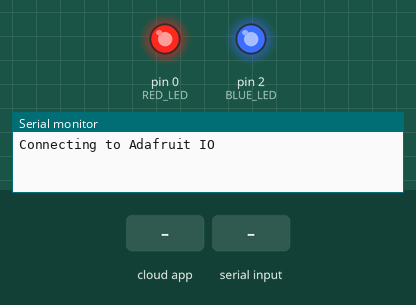
Bench run of a sketch on a simulated Arduino Uno, built for the host (arithmetic inside an expression is 32-bit, double 64-bit). On the bench: output pins drawn as LEDs (lit = HIGH), the last lines printed to the serial monitor. Inputs (shaded band) come from the test bench.

Above: at 0.1 s.
At 2.7 s:
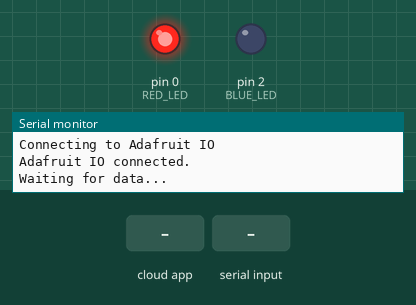
2.8 s: the phone or cloud app sets ifttt to 0
4.3 s: "1\n" received over the second serial link
Timing chart, 0 to 7.3 s (numbered marks = the images above; inputs shaded):
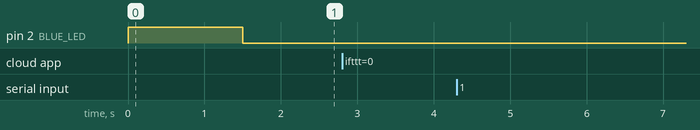

The sketch:

IOT_Prototyping_Huzzah.ino
```cpp
#include "config.h"
#include <SoftwareSerial.h>

#define RED_LED 0
#define BLUE_LED 2

SoftwareSerial mySerial( 14, 13 ); // RX, TX
String inputString = ""; // a string to hold incoming data
int len = 0;
boolean stringComplete = false;  // whether the string is complete

AdafruitIO_Feed *ifttt = io.feed( "ifttt" );
AdafruitIO_Feed *counter = io.feed( "counter" );

void setup() {
  pinMode( RED_LED, OUTPUT );
  digitalWrite( RED_LED, HIGH );
  pinMode( BLUE_LED, OUTPUT );
  digitalWrite( BLUE_LED, HIGH );

  Serial.begin( 115200 );
  Serial.print( "Connecting to Adafruit IO" );

  // connect to io.adafruit.com
  io.connect();

  // wait for a connection
  while ( io.status() < AIO_CONNECTED ) {
    Serial.print( "." );
    delay( 500 );
  }
  digitalWrite( BLUE_LED, LOW );

  // we are connected
  Serial.println();
  Serial.println( io.statusText() );

  ifttt->onMessage(handleIfttt);

  Serial.println( "Waiting for data..." );
  inputString.reserve( 200 ); // reserve a buffer in memory for 200 chars max
  mySerial.begin( 19200 );
}

void loop() {
  io.run();

  while ( mySerial.available() && !stringComplete ) {
    digitalWrite( RED_LED, LOW );
    char inChar = ( char ) mySerial.read();
    if ( inChar != '\n' ) {
      inputString += inChar;
      len ++;
    }
    else {
      stringComplete = true;
    }
  }

  if ( stringComplete ) {
    Serial.print( "sending -> " );
    Serial.println( inputString );
    char buf[ len ];
    inputString.toCharArray( buf, len );
    Serial.println( counter->save( buf ) );
    inputString = "";
    len = 0;
    stringComplete = false;
    digitalWrite( RED_LED, HIGH );
  }
}

void checkWifi() {
  if ( io.status() < AIO_CONNECTED ) {
    Serial.print( "Connecting to Adafruit IO" );

    // connect to io.adafruit.com
    io.connect();
    while ( io.status() < AIO_CONNECTED ) {
      Serial.print( "." );
      delay( 500 );
    }
  }
  analogWrite( BLUE_LED, 127 + sin( millis() / 100. ) );
}

void handleIfttt( AdafruitIO_Data *data ) {
  Serial.print( "received <- " );

  // since we are using the same function to handle
  // messages for two feeds, we can use feedName() in
  // order to find out which feed the message came from.
  Serial.print( data->feedName() );
  Serial.print( " " );

  // print out the received count or counter-two value
  Serial.println( data->value() );
  mySerial.println( "get" );

}
```

config.h
```cpp
/************************ Adafruit IO Config *******************************/

// visit io.adafruit.com if you need to create an account,
// or if you need your Adafruit IO key.
#define IO_USERNAME    "your_username"
#define IO_KEY         "your_key"

/******************************* WIFI **************************************/

// the AdafruitIO_WiFi client will work with the following boards:
//   - HUZZAH ESP8266 Breakout -> https://www.adafruit.com/products/2471
//   - Feather HUZZAH ESP8266 -> https://www.adafruit.com/products/2821
//   - Feather M0 WiFi -> https://www.adafruit.com/products/3010
//   - Feather WICED -> https://www.adafruit.com/products/3056

#define WIFI_SSID       "your_ssid"
#define WIFI_PASS       "your_pass"

// comment out the following two lines if you are using fona or ethernet
#include "AdafruitIO_WiFi.h"
AdafruitIO_WiFi io(IO_USERNAME, IO_KEY, WIFI_SSID, WIFI_PASS);
```
